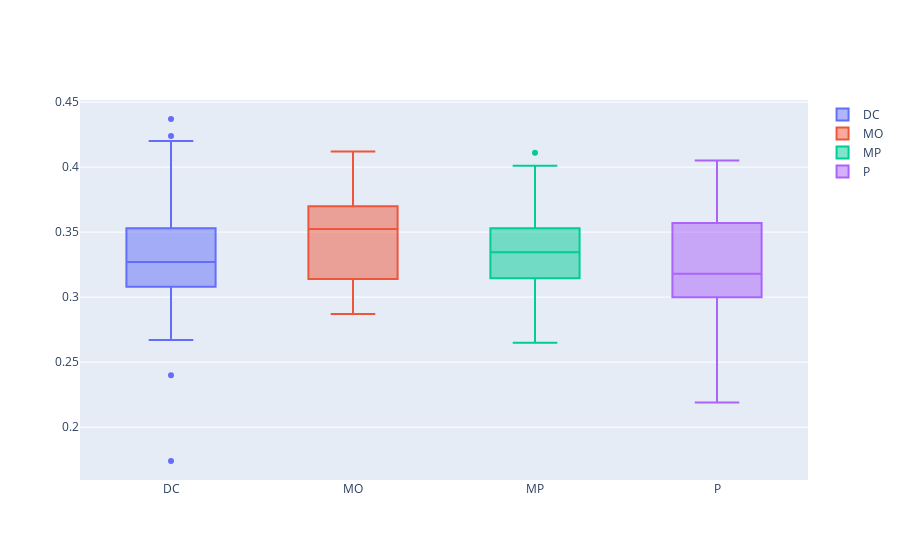

Notebook source saved alongside this figure:
### Markdown cell above
#### Independence

The total sample size is <10% of the population of all players in the league. The groups (categorical variable) are independent of each other since a random sample of players from the entire league (not just from the same team) has been made.

Normal distribution of observations: The quantitative variable must be distributed in a normal way in each of the groups. The normality study can be done graphically (qqplot) or with a hypothesis test.

**Exercise: Make an analysis about normal distribution for each position**

### Code cell
# Using plotly
import plotly.graph_objects as go       #-> Se importa la biblioteca Plotly con el alias "go"
                                            #-> Módulo de la biblioteca Plotly
                                            #-> Proporciona una interfaz orientada a objetos para crear gráficos interactivos y visualizaciones en Python.
                                            #-> USOS GENERALES:
                                                #-> gráficos de líneas
                                                #-> gráficos de dispersión
                                                #-> gráficos de barras
                                                #-> diagramas de caja
                                                # -> diagramas de violín
                                                # ->superficies 3D
                                                #->gráficos de contorno

                                        #-> MODULO plotly.graph_objects:
                                            #-> Proporciona una API orientada a objetos para crear y personalizar gráficos
                                            #-> permite ajustar cada aspecto del gráfico,títulos, etiquetas de ejes, colores, estilos de línea, marcadores
                                            #-> Conocido por su capacidad de generar gráficos interactivos
                                            #-> Nos permite explorar y analizar los datos mediante zoom, desplazamiento, selección y otras acciones interactivas.

fig = go.Figure()                       #-> Se crea una nueva figura (objeto Figure) utilizando go.Figure().
fig.add_trace(go.Box(y=my_data.loc[my_data["position"] == "DC","average"], name="DC"))
fig.add_trace(go.Box(y=my_data.loc[my_data["position"] == "MO","average"], name="MO"))
fig.add_trace(go.Box(y=my_data.loc[my_data["position"] == "MP","average"], name="MP"))
fig.add_trace(go.Box(y=my_data.loc[my_data["position"] == "P","average"], name="P"))
                                        #-> add_trace():
                                            #-> Se agregan las trazas de cada posición al gráfico de caja utilizando la función 
                                            #->  Cada traza corresponde a un grupo de datos de una posición específica.
                                            #-> DEFINICION:
                                                #->Sirve para agregar trazas individuales a un objeto Figure
                                                #->una Traza representa un conjunto de datos y  características asociadas que se deben visualizar
                                            #-> PROPOSITO PRINCIPAL:
                                                #-> agregar información específica de cada traza al gráfico que se está creando
                                                #-> Cada llamada a add_trace() agrega una traza adicional al objeto Figure (Hay 4 llamadas)
                                                #-> Un ejemplo común de Trace es go.Box() para crear un gráfico de caja

                                        #-> go.Box(): 
                                            #-> Argumento Y = se especifica el argumento
                                            #-> para indicar los datos que se utilizarán en el eje y 
                                                #->(en este caso, los valores de "average" para cada posición).

                                        #-> .LOC
                                            #-> método en Pandas que se utiliza para indexar y acceder a  datos en un DataFrame por etiquetas de índice.
                                            #-> Permite realizar selecciones basadas en etiquetas de fila y columna.
                                            #-> sintaxis general de .loc es:  df.loc[filas, columnas]
                                            #-> AQUI:
                                                #-> Selecciona la columna "average" para filas en las que valor de  columna "position" sea igual a "DC".
                                             
                                        #-> argumento name:
                                            #-> para asignar un nombre descriptivo a cada traza (por ejemplo, "DC", "MO", "MP", "P").
fig.show()                              #-> Imprime la figura.

"""
El gráfico resultante es un conjunto de cuatro diagramas de caja, uno para cada posición.
Muestra la distribución de los valores de "average" en cada grupo. 
Esto permite comparar visualmente las distribuciones y detectar posibles diferencias en:
    -la media
    -dispersión
    - posible presencia de valores atípicos entre las diferentes posiciones.
"""

### Figure 1 — Plotly figure (JSON) as saved in the notebook; plotly's stock layout.template omitted (floating-point values rounded to 4 significant figures; data arrays with more than 128 entries replaced by an {"elided": "..."} marker saying what was removed)
{"data": [{"name": "DC", "type": "box", "y": {"elided": "154 float values"}}, {"name": "MO", "type": "box", "y": [0.37, 0.412, 0.345, 0.395, 0.314, 0.323, 0.306, 0.35, 0.355, 0.309, 0.374, 0.361, 0.287, 0.368]}, {"name": "MP", "type": "box", "y": [0.353, 0.378, 0.331, 0.354, 0.325, 0.347, 0.331, 0.341, 0.341, 0.293, 0.268, 0.36, 0.378, 0.341, 0.316, 0.34, 0.323, 0.359, 0.384, 0.34, 0.29, 0.322, 0.322, 0.39, 0.39, 0.317, 0.296, 0.32, 0.364, 0.324, 0.349, 0.336, 0.401, 0.304, 0.332, 0.325, 0.334, 0.298, 0.393, 0.345, 0.358, 0.303, 0.361, 0.316, 0.338, 0.365, 0.281, 0.326, 0.324, 0.309, 0.342, 0.291, 0.342, 0.346, 0.327, 0.356, 0.342, 0.365, 0.302, 0.388, 0.34, 0.356, 0.322, 0.312, 0.352, 0.298, 0.37, 0.311, 0.305, 0.315, 0.353, 0.302, 0.335, 0.291, 0.383, 0.374, 0.389, 0.376, 0.341, 0.317, 0.332, 0.325, 0.307, 0.351, 0.327, 0.333, 0.32, 0.315, 0.341, 0.292, 0.346, 0.319, 0.302, 0.359, 0.308, 0.304, 0.314, 0.335, 0.364, 0.295, 0.343, 0.265, 0.347, 0.359, 0.341, 0.295, 0.411, 0.291, 0.346, 0.308, 0.324, 0.272, 0.352, 0.333, 0.343, 0.371, 0.329, 0.342, 0.36, 0.31]}, {"name": "P", "type": "box", "y": [0.305, 0.351, 0.357, 0.319, 0.32, 0.402, 0.357, 0.332, 0.359, 0.254, 0.405, 0.263, 0.393, 0.311, 0.23, 0.357, 0.372, 0.4, 0.331, 0.287, 0.312, 0.308, 0.3, 0.347, 0.364, 0.318, 0.315, 0.219, 0.262, 0.303, 0.316, 0.284, 0.329, 0.274, 0.314, 0.3, 0.375, 0.294, 0.343]}], "layout": {}}
